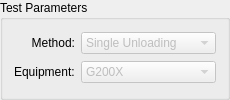
               <widget class="QGroupBox" name="groupBox_4">
                <property name="sizePolicy">
                 <sizepolicy hsizetype="Fixed" vsizetype="Maximum">
                  <horstretch>0</horstretch>
                  <verstretch>0</verstretch>
                 </sizepolicy>
                </property>
                <property name="minimumSize">
                 <size>
                  <width>230</width>
                  <height>0</height>
                 </size>
                </property>
                <property name="maximumSize">
                 <size>
                  <width>230</width>
                  <height>16777215</height>
                 </size>
                </property>
                <property name="title">
                 <string>Test Parameters</string>
                </property>
                <layout class="QGridLayout" name="gridLayout_57">
                 <item row="1" column="2">
                  <widget class="QComboBox" name="comboBox_method_tabTipRadius">
                   <property name="enabled">
                    <bool>false</bool>
                   </property>
                   <property name="sizePolicy">
                    <sizepolicy hsizetype="Minimum" vsizetype="Maximum">
                     <horstretch>0</horstretch>
                     <verstretch>0</verstretch>
                    </sizepolicy>
                   </property>
                   <property name="minimumSize">
                    <size>
                     <width>120</width>
                     <height>0</height>
                    </size>
                   </property>
                   <property name="editable">
                    <bool>false</bool>
                   </property>
                   <item>
                    <property name="text">
                     <string>Single Unloading</string>
                    </property>
                   </item>
                   <item>
                    <property name="text">
                     <string>Multi Unloadings</string>
                    </property>
                   </item>
                   <item>
                    <property name="text">
                     <string>CSM</string>
                    </property>
                   </item>
                  </widget>
                 </item>
                 <item row="2" column="2">
                  <widget class="QComboBox" name="comboBox_equipment_tabTipRadius">
                   <property name="enabled">
                    <bool>false</bool>
                   </property>
                   <property name="sizePolicy">
                    <sizepolicy hsizetype="Minimum" vsizetype="Maximum">
                     <horstretch>0</horstretch>
                     <verstretch>0</verstretch>
                    </sizepolicy>
                   </property>
                   <item>
                    <property name="text">
                     <string>G200X</string>
                    </property>
                   </item>
                  </widget>
                 </item>
                 <item row="1" column="1">
                  <widget class="QLabel" name="label_72">
                   <property name="sizePolicy">
                    <sizepolicy hsizetype="Preferred" vsizetype="Minimum">
                     <horstretch>0</horstretch>
                     <verstretch>0</verstretch>
                    </sizepolicy>
                   </property>
                   <property name="maximumSize">
                    <size>
                     <width>16777215</width>
                     <height>16777215</height>
                    </size>
                   </property>
                   <property name="text">
                    <string>Method:</string>
                   </property>
                   <property name="alignment">
                    <set>Qt::AlignRight|Qt::AlignTrailing|Qt::AlignVCenter</set>
                   </property>
                  </widget>
                 </item>
                 <item row="2" column="1">
                  <widget class="QLabel" name="label_37">
                   <property name="sizePolicy">
                    <sizepolicy hsizetype="Maximum" vsizetype="Preferred">
                     <horstretch>0</horstretch>
                     <verstretch>0</verstretch>
                    </sizepolicy>
                   </property>
                   <property name="text">
                    <string>Equipment:</string>
                   </property>
                  </widget>
                 </item>
                </layout>
               </widget>
